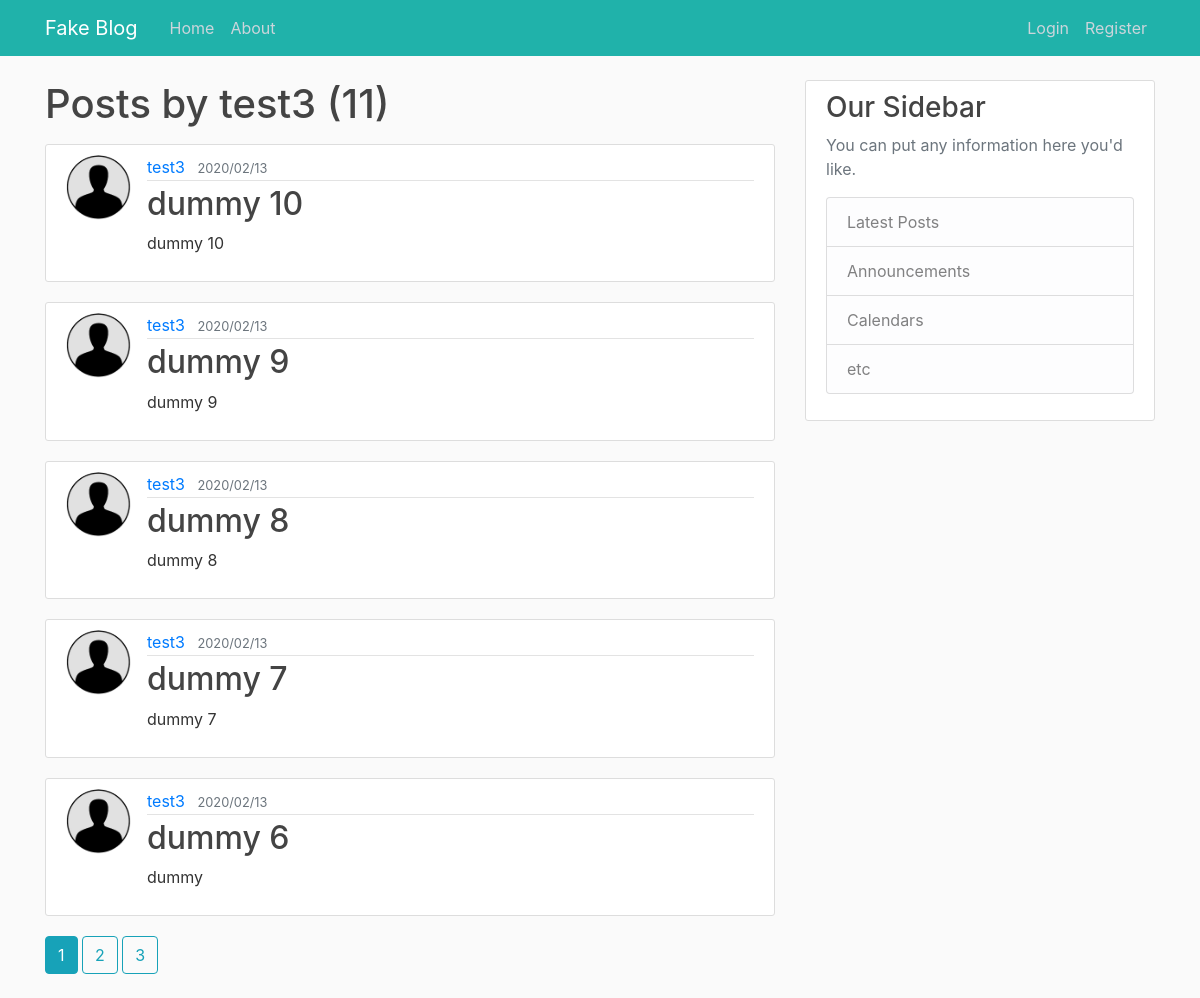
/User/test3, run on the app's committed database.
### app/models.py (models this page shows, shortened)
class User(db.Model, UserMixin):
    id = db.Column(db.Integer, primary_key=True)
    username = db.Column(db.String(30), unique=True, nullable=False)
    email = db.Column(db.String(120), unique=True, nullable=False)
    image_file = db.Column(db.String(20), nullable=False, default='default.jpg')
    password=db.Column(db.String(60), nullable=False)
    posts=db.relationship('Post', backref='author', lazy=True)

class Post(db.Model):
    id = db.Column(db.Integer, primary_key=True)
    title= db.Column(db.String(100), nullable=False)
    date_posted = db.Column(db.DateTime, nullable=False, default=datetime.utcnow)
    content = db.Column(db.Text, nullable=False)
    user_id =db.Column(db.Integer, db.ForeignKey('user.id'))

### app/users/routes.py (the view)
@users.route('/User/<string:username>')
def user_posts(username):
    page= request.args.get('page', 1, type=int)
    user=User.query.filter_by(username=username).first_or_404()
    posts = Post.query.filter_by(author=user).order_by(Post.date_posted.desc()).paginate(page=page, per_page=5)
    return render_template('user_posts.html', posts=posts, user=user)

### app/templates/user_posts.html
{% extends 'layout.html' %}
  {% block content %}
    <h1 class="mb-3">Posts by {{user.username}} ({{ posts.total }})</h1>
    {% for post in posts.items %}
    <article class="media content-section">
      <img class="rounded-circle article-img" src="{{url_for('static', filename='img/' + post.author.image_file)}}">
      <div class="media-body">
        <div class="article-metadata">
          <a class="mr-2" href="{{url_for('users.user_posts', username=post.author.username)}}">{{ post.author.username }}</a>
          <small class="text-muted">{{ post.date_posted.strftime('%Y/%m/%d') }}</small>
        </div>
        <h2><a class="article-title" href="{{url_for('posts.post', post_id=post.id)}}">{{ post.title }}</a></h2>
        <p class="article-content">{{ post.content }}</p>
      </div>
    </article>
    {% endfor %}
    {% for page_num in posts.iter_pages(left_edge=1, right_edge=1, left_current=1, right_current=2) %}
      {% if page_num %}
        {% if posts.page==page_num %}
          <a class="btn btn-info mb-4" href="{{url_for('users.user_posts', username=user.username, page=page_num)}}">{{page_num}}</a>
        {% else %}
         <a class="btn btn-outline-info mb-4" href="{{url_for('users.user_posts', username=user.username, page=page_num)}}">{{page_num}}</a>
        {% endif %}
      {% else %}
        ...
      {% endif %}
    {% endfor%}
{% endblock content %}

### app/static/main.css (style rules this page uses)
body { background: #fafafa; color: #333333; margin-top: 5rem; }
h1, h2, h3, h4, h5, h6 { color: #444444; }
.content-section { background: #ffffff; padding: 10px 20px; border: 1px solid #dddddd; border-radius: 3px; margin-bottom: 20px; }
.article-title { color: #444444; }
.article-content { white-space: pre-line; }
.article-img { height: 65px; width: 65px; margin-right: 16px; }
.article-metadata { padding-bottom: 1px; margin-bottom: 4px; border-bottom: 1px solid #e3e3e3 }

### data on the page
User: username "test3"
Post: image_file (placeholder picture), author.username "test3", date_posted "2020/02/13", title "dummy 10", content "dummy 10"
Post: image_file (placeholder picture), author.username "test3", date_posted "2020/02/13", title "dummy 9", content "dummy 9"
Post: image_file (placeholder picture), author.username "test3", date_posted "2020/02/13", title "dummy 8", content "dummy 8"
Post: image_file (placeholder picture), author.username "test3", date_posted "2020/02/13", title "dummy 7", content "dummy 7"
Post: image_file (placeholder picture), author.username "test3", date_posted "2020/02/13", title "dummy 6", content "dummy"

### other printed values
{{ posts.total }} "11"
{{ page_num }} "1"
{{ page_num }} "2" "3"
